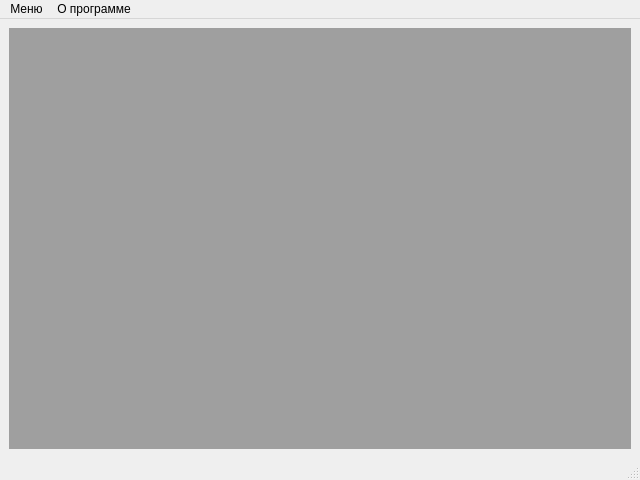
<?xml version="1.0" encoding="UTF-8"?>
<ui version="4.0">
 <class>main_window</class>
 <widget class="QMainWindow" name="main_window">
  <property name="geometry">
   <rect>
    <x>0</x>
    <y>0</y>
    <width>640</width>
    <height>480</height>
   </rect>
  </property>
  <property name="windowTitle">
   <string>MainWindow</string>
  </property>
  <widget class="QWidget" name="centralwidget">
   <layout class="QHBoxLayout" name="horizontalLayout">
    <item>
     <widget class="QMdiArea" name="mdiArea"/>
    </item>
   </layout>
  </widget>
  <widget class="QMenuBar" name="menubar">
   <property name="geometry">
    <rect>
     <x>0</x>
     <y>0</y>
     <width>640</width>
     <height>21</height>
    </rect>
   </property>
   <widget class="QMenu" name="menu">
    <property name="title">
     <string>Меню</string>
    </property>
    <addaction name="action_theory"/>
    <addaction name="action_demo"/>
    <addaction name="action_test"/>
    <addaction name="action_history"/>
    <addaction name="separator"/>
    <addaction name="action"/>
   </widget>
   <widget class="QMenu" name="menu_2">
    <property name="title">
     <string>О программе</string>
    </property>
    <addaction name="action_6"/>
   </widget>
   <addaction name="menu"/>
   <addaction name="menu_2"/>
  </widget>
  <widget class="QStatusBar" name="statusbar"/>
  <action name="action_theory">
   <property name="text">
    <string>Теория</string>
   </property>
  </action>
  <action name="action_demo">
   <property name="text">
    <string>Практика</string>
   </property>
  </action>
  <action name="action_test">
   <property name="text">
    <string>Тестирование</string>
   </property>
  </action>
  <action name="action_history">
   <property name="text">
    <string>История</string>
   </property>
  </action>
  <action name="action_6">
   <property name="text">
    <string>Автор</string>
   </property>
  </action>
  <action name="action">
   <property name="text">
    <string>Выход</string>
   </property>
  </action>
 </widget>
 <resources/>
 <connections/>
</ui>
